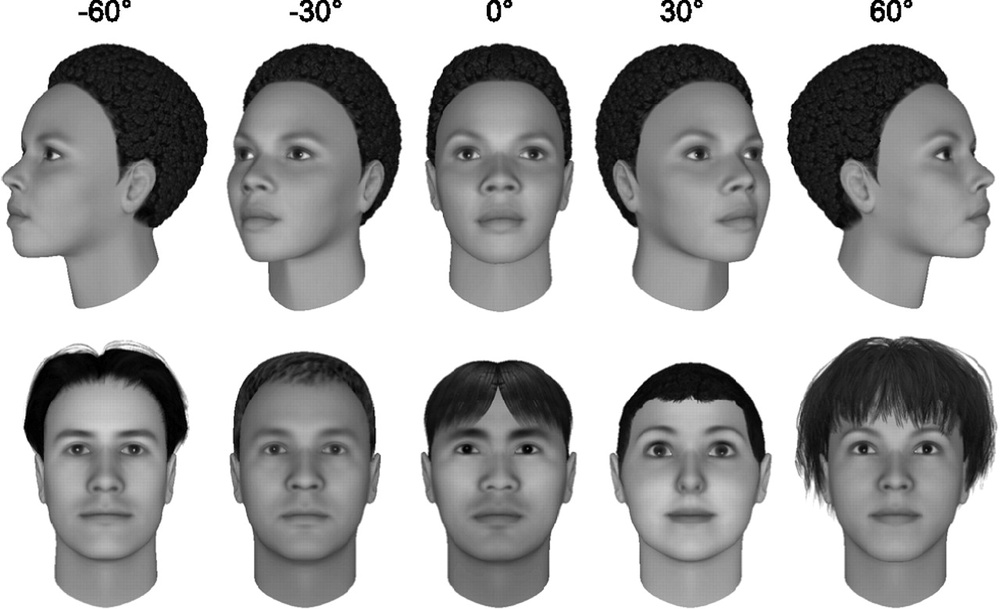
#> input picture imaging/figs/faces.jpg, 1000 x 609 px, shrunk from 1280 x 780 before the run
$ jupyter execute 02-transform-binning.ipynb   (shell and % lines are left out)
#> lines starting #> are read from the running program, lines starting #| are printed output that depends on the picture
# Binning reduces size but keeps some features

[cell 1]
import matplotlib.pyplot as plt

import numpy as np

from skimage import data,filters,segmentation,morphology,exposure,draw,util,transform
from skimage import io as skio

[cell 2]
# Parameters figures
plt.rcParams['figure.figsize'] = (15.0, 8.0)
#plt.rcParams['image.interpolation'] = 'nearest'
plt.rcParams['image.cmap'] = 'gray'
#plt.rcParams['figure.dpi'] = 600

[cell 3]
#Original image
img = skio.imread("figs/faces.jpg", as_gray=True)
#> img is the input picture: shape (609, 1000) float64; min 0, max 1, mean 0.674
x,y = img.shape
#> x = 609; y = 1000

[cell 4]
# 64x
downscale = transform.downscale_local_mean(img, (64,64))
f, axarr = plt.subplots(nrows=1, ncols=1)
axarr.set_title('bining x64')
axarr.imshow(downscale)
plt.show()
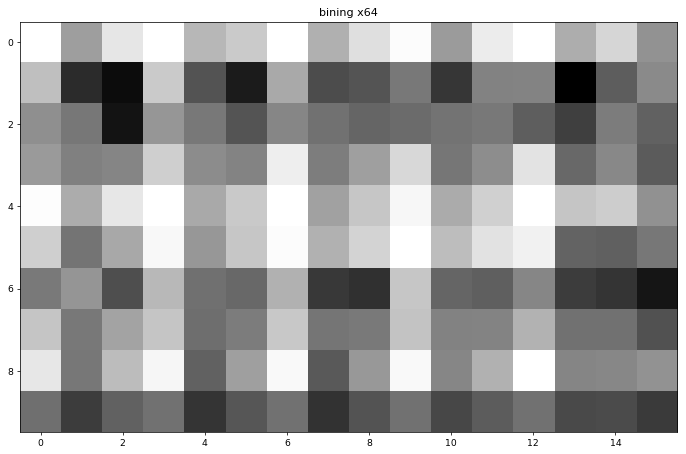
#> figure drawn by matplotlib, 1 panel

[cell 5]
# 32x
downscale = transform.downscale_local_mean(img, (32,32))
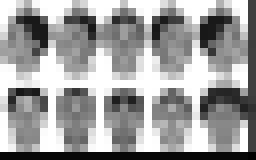
#> downscale: shape (20, 32) float64 (shown 8 times larger); min 0.00781, max 1, mean 0.626
f, axarr = plt.subplots(nrows=1, ncols=1)
axarr.set_title('bining x32')
axarr.imshow(downscale)
plt.show()

[cell 6]
# 16x
downscale = transform.downscale_local_mean(img, (16,16))
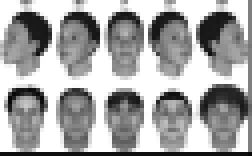
#> downscale: shape (39, 63) float64 (shown 4 times larger); min 0.027, max 1, mean 0.653
f, axarr = plt.subplots(nrows=1, ncols=1)
axarr.set_title('bining x16')
axarr.imshow(downscale)
plt.show()

[cell 7]
# 8x
downscale = transform.downscale_local_mean(img, (8,8))
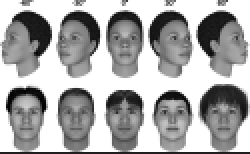
#> downscale: shape (77, 125) float64 (shown 2 times larger); min 0.00821, max 1, mean 0.666
f, axarr = plt.subplots(nrows=1, ncols=1)
axarr.set_title('bining x16')
axarr.imshow(downscale)
plt.show()
